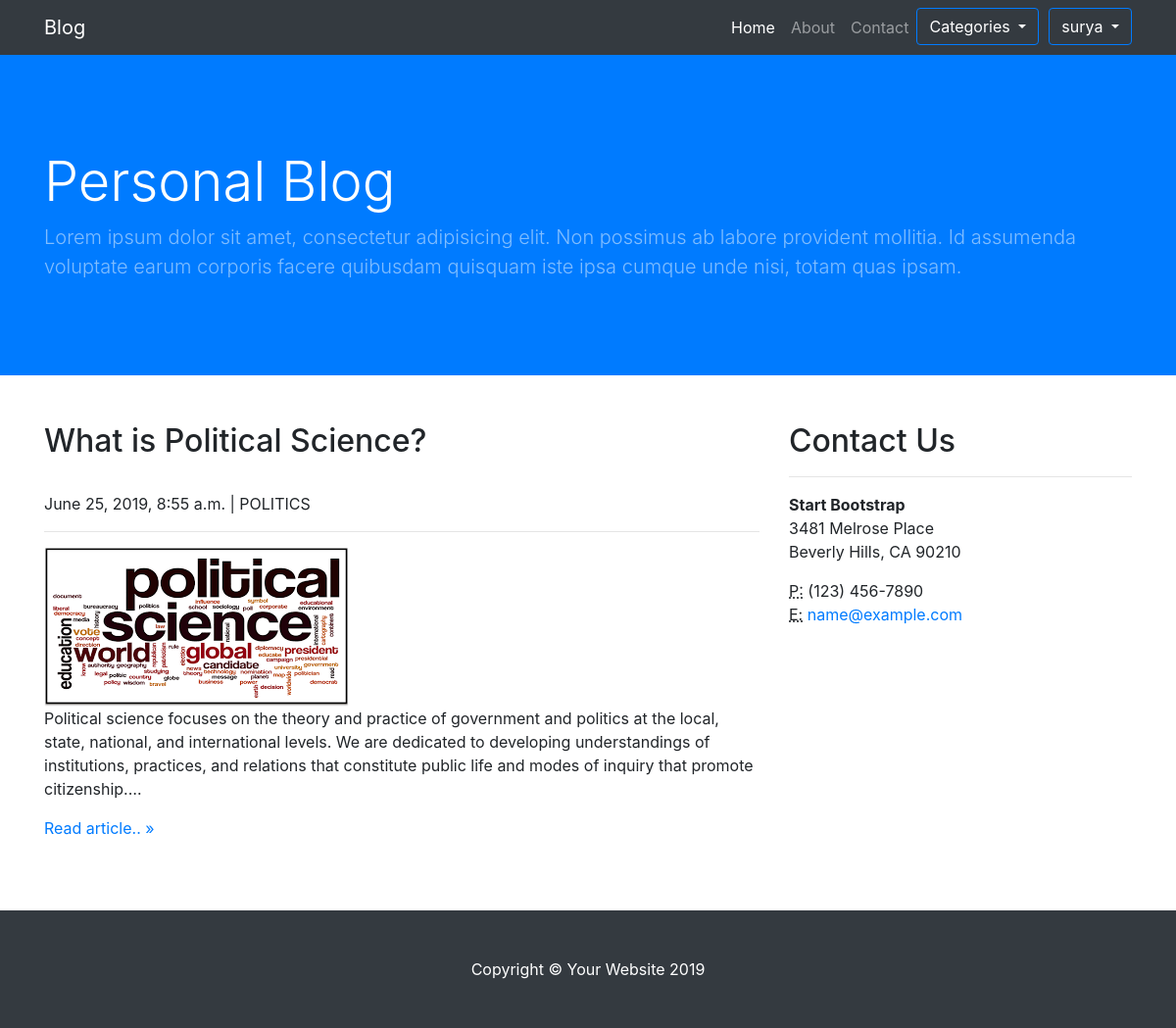
The page /politics/ (signed in) on the database its author committed.
### blog/models.py (models this page shows)
class User(AbstractUser):
	firstname = models.CharField(max_length=100, blank=True)
	lastname = models.CharField(max_length=100, blank=True)
	bio = models.TextField(max_length=500, blank=True)
	location = models.CharField(max_length=30, blank=True)
	birth_date = models.DateField(null=True, blank=True)

class Blog(models.Model):
	title = models.CharField(max_length=100, null=False)
	content = models.TextField(null=False)
	image  = models.ImageField(null=True)
	updated_date = models.DateTimeField(auto_now_add=True, null=True)
	CATEGORY_CHOICES = (
		("BUSINESS", "Business"),
		("TECHNOLOGY", "Technology"),
		("SPORT", "Sport"),
		("POLITICS", "Politics"),
		("OTHER", "other"),
		)
	category = models.CharField(max_length=30, choices=CATEGORY_CHOICES, default= "BUSINESS")

### blog/views.py (the view)
# urls.py: path('politics/', views.politics, name='politics'),
def politics(request):
	politics = Blog.objects.filter(category='POLITICS')
	return render(request, 'politics.html', {'politics':politics})

### templates/politics.html (shortened to what this page needs)
{% extends 'base.html' %}
{% load static %}
{% block content %}
  <div class="container">
    <div class="row">
      <div class="col-md-8 mb-5">
        {% for data in politics %}
      		<h2>{{ data.title }}</h2>
      		<br>{{ data.updated_date }} | {{ data.category }}
      		<hr>
          {% if data.image.url != '' %}
          <img src="{{ data.image.url }}">
          {% endif %}
      		<p>{{ data.content|truncatechars:300 }}</p>
      		<a href="{% url 'detail' data.id %}">Read article.. &raquo;</a>
      		<br><br>
      	{% endfor %}
      </div>
	  <div class="col-md-4 mb-5">
        <h2>Contact Us</h2>
        <hr>
        <address>
          <strong>Start Bootstrap</strong>
          <br>3481 Melrose Place
          <br>Beverly Hills, CA 90210
          <br>
        </address>
        <address>
          <abbr title="Phone">P:</abbr>
          (123) 456-7890
          <br>
          <abbr title="Email">E:</abbr>
          <a href="mailto:#">name@example.com</a>
        </address>
      </div>
    </div>
  </div>
  {% endblock %}

### templates/base.html (shortened to what this page needs)
{% load static %}
<!DOCTYPE html>
<html lang="en">
<head>
  <link href="{% static 'vendor/bootstrap/css/bootstrap.min.css' %}" rel="stylesheet">
  <link href="{% static 'css/business-frontpage.css' %}" rel="stylesheet">
</head>
<body>
  <nav class="navbar navbar-expand-lg navbar-dark bg-dark fixed-top">
    <div class="container">
      <a class="navbar-brand" href="#">Blog</a>
      <div class="collapse navbar-collapse" id="navbarResponsive">
        <ul class="navbar-nav ml-auto">
          <li class="nav-item active">
            <a class="nav-link" href="{% url 'home' %}">Home
            </a>
          </li>
          <li class="nav-item">
            <a class="nav-link" href="#">About</a>
          </li>
          <li class="nav-item">
            <a class="nav-link" href="{% url 'contact' %}">Contact</a>
          </li>
          <div class="dropdown">
            <button type="button" class="btn btn-primary dropdown-toggle" data-toggle="dropdown" style="background: none">
              Categories
            </button>
          </div>
          {% if user.is_authenticated %}
          <li class="nav-item">
            <div class="dropdown" style="margin-left: 10px;">
              <button type="button" class="btn btn-primary dropdown-toggle" data-toggle="dropdown" style="background: none">
                {{ user.username }}
              </button>
            </div>
              {% endif %}
            </ul>
          </div>
        </nav>
        <header class="bg-primary py-5 mb-5">
          <div class="container h-100">
            <div class="row h-100 align-items-center">
              <div class="col-lg-12">
                <h1 class="display-4 text-white mt-5 mb-2">Personal Blog</h1>
                <p class="lead mb-5 text-white-50">Lorem ipsum dolor sit amet, consectetur adipisicing elit. Non possimus ab labore provident mollitia. Id assumenda voluptate earum corporis facere quibusdam quisquam iste ipsa cumque unde nisi, totam quas ipsam.</p>
              </div>
            </div>
          </div>
        </header>
        {% block content %}
        {% endblock %}
        <footer class="py-5 bg-dark">
          <div class="container">
            <p class="m-0 text-center text-white">Copyright &copy; Your Website 2019</p>
          </div>
        </footer>
      </body>
      </html>

### static/css/business-frontpage.css (style rules this page uses)
body { padding-top: 56px; }

### rows shown on the page
User: username "surya"
Blog: title "What is Political Science?", updated_date "June 25, 2019, 8:55 a.m.", category "POLITICS", image (picture), content "Political science focuses on the theory and practice of government and politics at the local, state, national, and international levels. We are dedicated to developing understandings of institutions, practices, and relations that constitute public life and modes of inquiry that promote citizenship.…"
